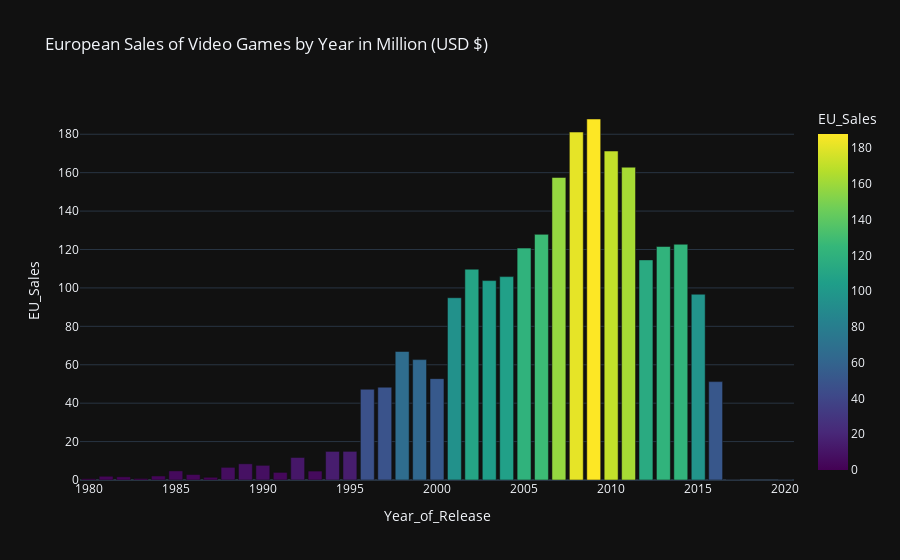

The cell this chart's notebook holds for it:
### Code cell
#Showing European Sales of Video Games by Year

fig2 = px.bar(df_eusales, x='Year_of_Release', y='EU_Sales', color='EU_Sales', color_continuous_scale=px.colors.sequential.Viridis, template='plotly_dark', title='European Sales of Video Games by Year in Million (USD $)')
fig2.show()

### Figure 1 — Plotly figure (JSON) as saved in the notebook; plotly's stock layout.template omitted (floating-point values rounded to 4 significant figures)
{"data": [{"alignmentgroup": "True", "hovertemplate": "Year_of_Release=%{x}<br>EU_Sales=%{marker.color}<extra></extra>", "legendgroup": "", "marker": {"color": [0.67, 1.96, 1.65, 0.8, 2.1, 4.74, 2.84, 1.41, 6.59, 8.44, 7.63, 3.95, 11.71, 4.65, 14.88, 14.9, 47.26, 48.32, 66.9, 62.67, 52.77, 94.89, 109.8, 103.8, 105.9, 120.7, 127.9, 157.5, 181.1, 187.9, 171.3, 162.8, 114.6, 121.5, 122.7, 96.72, 51.22, 0, 0], "coloraxis": "coloraxis", "pattern": {"shape": ""}}, "name": "", "offsetgroup": "", "orientation": "v", "showlegend": false, "textposition": "auto", "type": "bar", "x": [1980, 1981, 1982, 1983, 1984, 1985, 1986, 1987, 1988, 1989, 1990, 1991, 1992, 1993, 1994, 1995, 1996, 1997, 1998, 1999, 2000, 2001, 2002, 2003, 2004, 2005, 2006, 2007, 2008, 2009, 2010, 2011, 2012, 2013, 2014, 2015, 2016, 2017, 2020], "xaxis": "x", "y": [0.67, 1.96, 1.65, 0.8, 2.1, 4.74, 2.84, 1.41, 6.59, 8.44, 7.63, 3.95, 11.71, 4.65, 14.88, 14.9, 47.26, 48.32, 66.9, 62.67, 52.77, 94.89, 109.8, 103.8, 105.9, 120.7, 127.9, 157.5, 181.1, 187.9, 171.3, 162.8, 114.6, 121.5, 122.7, 96.72, 51.22, 0, 0], "yaxis": "y"}], "layout": {"barmode": "relative", "coloraxis": {"colorbar": {"title": {"text": "EU_Sales"}}, "colorscale": [[0, "#440154"], [0.1111, "#482878"], [0.2222, "#3e4989"], [0.3333, "#31688e"], [0.4444, "#26828e"], [0.5556, "#1f9e89"], [0.6667, "#35b779"], [0.7778, "#6ece58"], [0.8889, "#b5de2b"], [1, "#fde725"]]}, "legend": {"tracegroupgap": 0}, "title": {"text": "European Sales of Video Games by Year in Million (USD $)"}, "xaxis": {"anchor": "y", "domain": [0, 1], "title": {"text": "Year_of_Release"}}, "yaxis": {"anchor": "x", "domain": [0, 1], "title": {"text": "EU_Sales"}}}}
